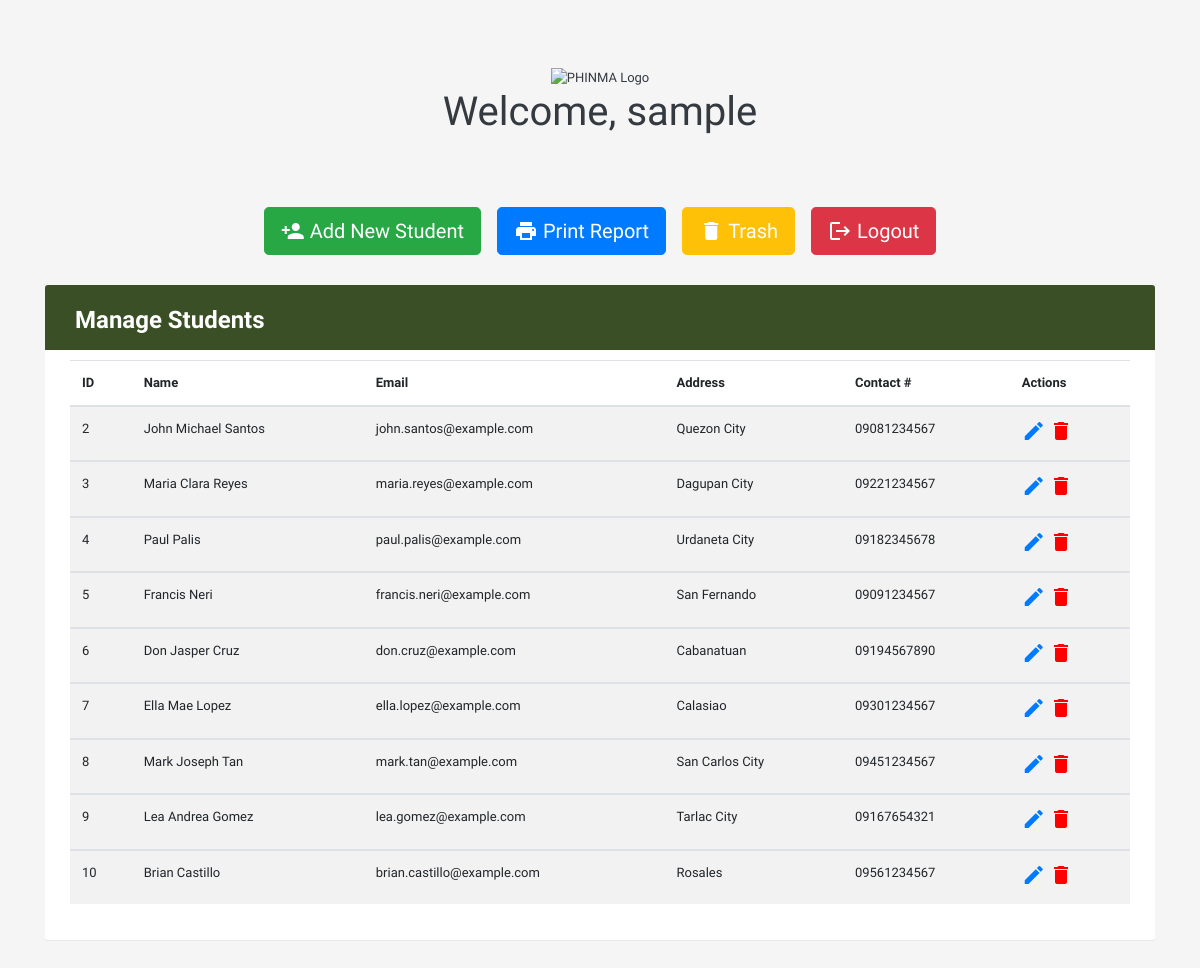
Page /htdocs/studentcrud/index.php (signed in) on the earlier database version.
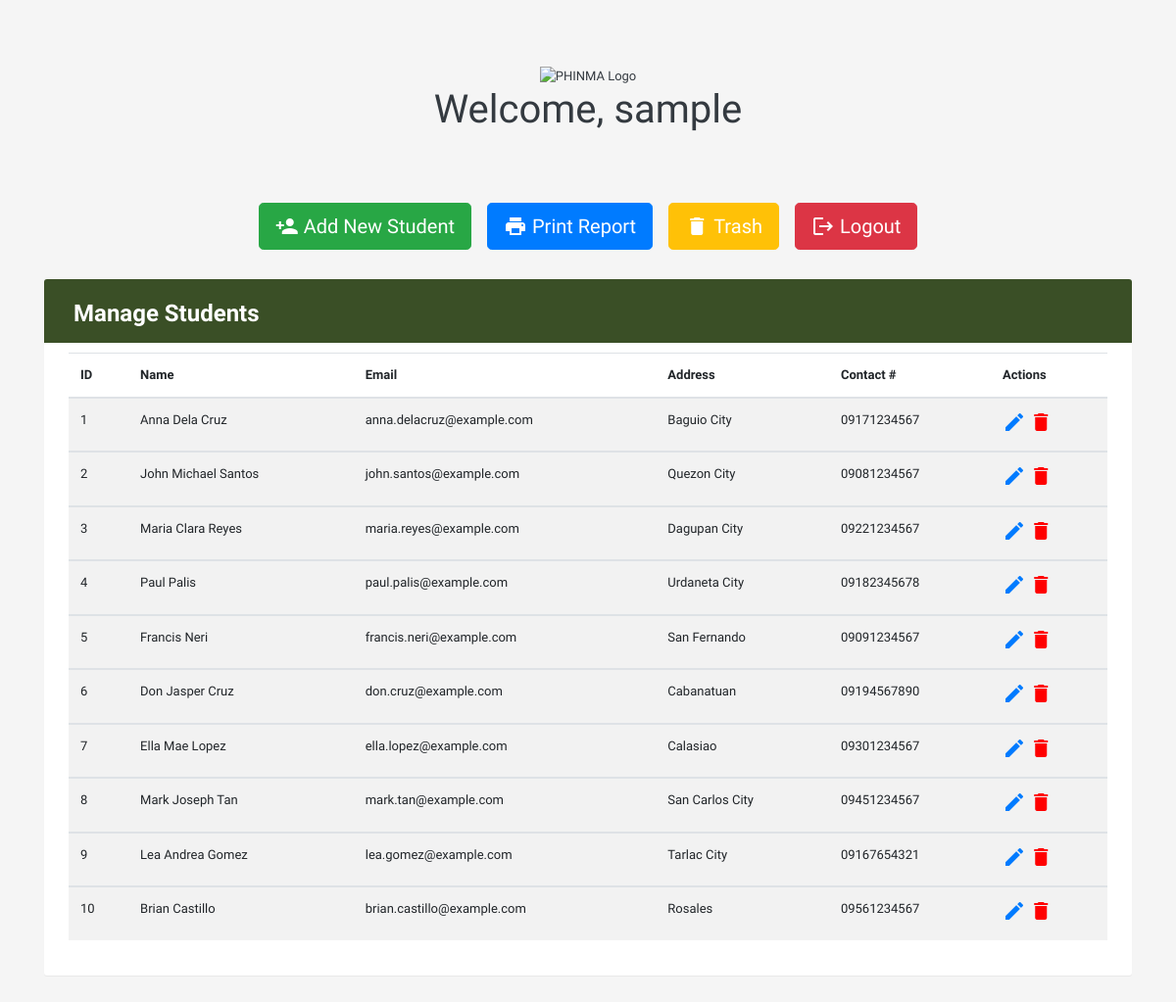
Same page on the later database version.
### tables this page shows
CREATE TABLE `tbl_student` (
  `student_id` int(10) NOT NULL,
  `full_name` varchar(255) NOT NULL,
  `email` varchar(255) NOT NULL,
  `address` varchar(255) NOT NULL,
  `contact_no` varchar(255) NOT NULL
);

### htdocs/studentcrud/index.php (the view, shortened to what this page needs)
<?php
include 'conn.php';
?>
<!DOCTYPE html>
<html lang="en">
<head>
    <link rel="stylesheet" href="https://cdn.jsdelivr.net/npm/bootstrap@4.6.2/dist/css/bootstrap.min.css">
</head>
<body>
    <section class="py-5 text-center bg-gray text-dark" >
        <div class="container">
            <img src="https://sis-pucu.phinma.edu.ph/image/login/logo_college.png"
                alt="PHINMA Logo"
                style="width: 20%; margin-top: 20px">
            <h1 class="display-5 fw-bold">Welcome, <?php echo htmlspecialchars($_SESSION['username']); ?></h1>
        </div>
    </section>
    <div class="container d-flex justify-content-center" style="margin-top: 15px;">
        <a href="#addStudentModal" class="btn btn-success btn-lg mx-2 d-flex align-items-center" data-toggle="modal"><i class="material-icons">person_add</i><span>Add New Student</span></a>
        <a href="report.php" class="btn btn-primary btn-lg mx-2 d-flex align-items-center"><i class="material-icons">print</i><span>Print Report</span></a>
        <a href="trash.php" class="btn btn-warning btn-lg mx-2 d-flex align-items-center" style="color:white;"><i class="material-icons">delete</i><span>Trash</span></a>
        <a href="logout.php" class="btn btn-danger btn-lg mx-2 d-flex align-items-center" ><i class="material-icons">logout</i><span>Logout</span></a>
    </div>
    <div class="container">
        <div class="table-wrapper">
            <div class="table-title">
                <div class="row">
                    <div class="col-sm-6">
                        <h2><b>Manage Students</b></h2>
                    </div>
                </div>
            </div>
            <table class="table table-striped table-hover">
                <thead>
                    <tr>
                        <th>ID</th>
                        <th>Name</th>
                        <th>Email</th>
                        <th>Address</th>
                        <th>Contact #</th>
                        <th>Actions</th>
                    </tr>
                </thead>
                <?php
                $select_data = mysqli_query($conn, "SELECT * FROM tbl_student");
                while ($student = mysqli_fetch_array($select_data)) {
                ?>
                    <tbody>
                        <tr>
                            <td class="id"><?php echo $student['student_id'] ?></td>
                            <td class="full_name"><?php echo $student['full_name'] ?></td>
                            <td class="email"><?php echo $student['email'] ?></td>
                            <td class="address"><?php echo $student['address'] ?></td>
                            <td class="contact_no"><?php echo $student['contact_no'] ?></td>
                            <td>
                                <a href="#" class="edit" id="btnEditModal" name="btnEditModal" data-toggle="modal"><i class="material-icons" data-toggle="tooltip" title="Edit">&#xE254;</i></a>
                                <a href="index.php?delete=<?php echo $student['student_id'] ?>" class="delete" name="btnDelete"><i class="material-icons" data-toggle="tooltip" title="Delete">&#xE872;</i></a>
                            </td>
                        </tr>
                    </tbody>
                <?php } ?>
            </table>
        </div>
    </div>
</body>
</html>

Differences in the rows shown:
added tbl_student: student_id "1", full_name "Anna Dela Cruz", email "anna.delacruz@example.com", address "Baguio City", contact_no "09171234567"
